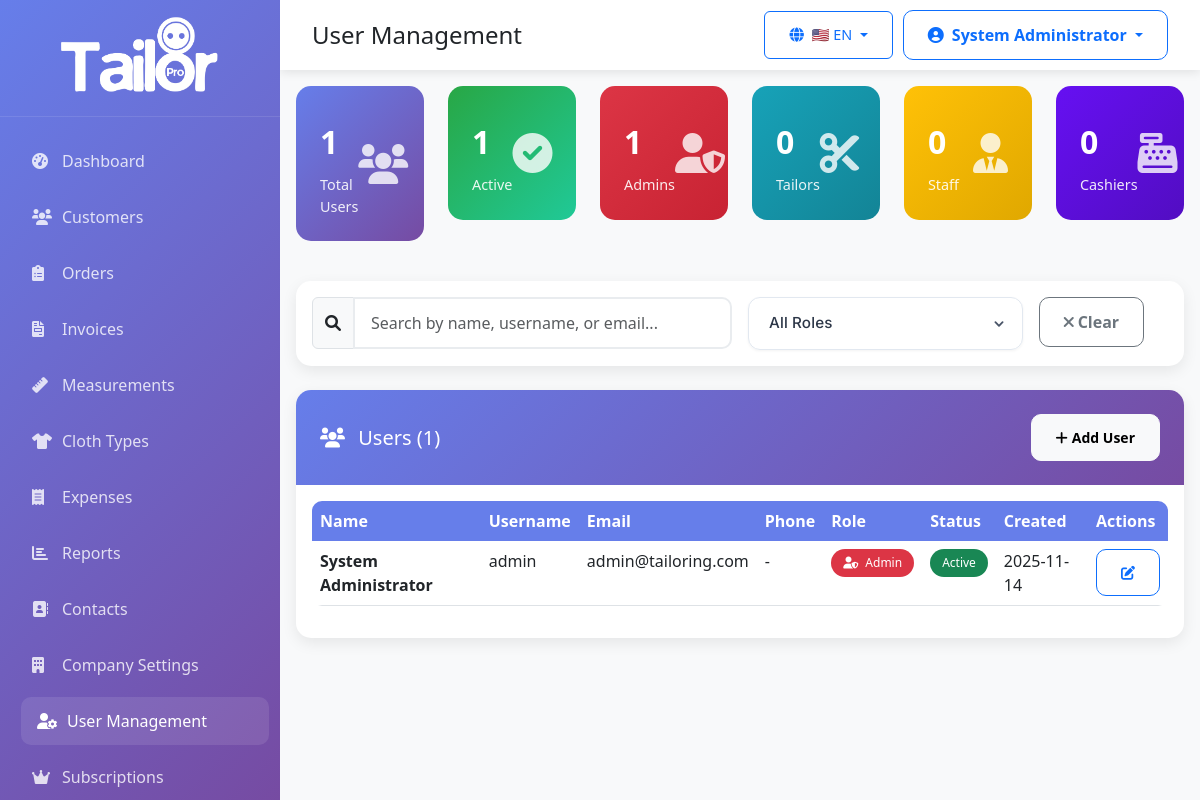
The page /admin/users.php (signed in) on the database its author committed.
### tables this page shows
CREATE TABLE `users` (
  `id` int(11) NOT NULL AUTO_INCREMENT,
  `company_id` int(11) DEFAULT NULL,
  `username` varchar(50) NOT NULL,
  `email` varchar(100) NOT NULL,
  `password` varchar(255) NOT NULL,
  `full_name` varchar(100) NOT NULL,
  `role` enum('admin','staff','tailor','cashier') NOT NULL DEFAULT 'staff',
  `phone` varchar(20) DEFAULT NULL,
  `address` text DEFAULT NULL,
  `status` enum('active','inactive') NOT NULL DEFAULT 'active',
  `last_login` timestamp NULL DEFAULT NULL,
  `created_at` timestamp NOT NULL DEFAULT CURRENT_TIMESTAMP,
  `updated_at` timestamp NOT NULL DEFAULT CURRENT_TIMESTAMP ON UPDATE CURRENT_TIMESTAMP,
  PRIMARY KEY (`id`),
  UNIQUE KEY `username` (`username`),
  UNIQUE KEY `email` (`email`),
  KEY `company_id` (`company_id`),
  KEY `idx_last_login` (`last_login`),
  FOREIGN KEY (`company_id`) REFERENCES `companies` (`id`) ON DELETE CASCADE
);

### config/database.php (called while the page is built, shortened)
<?php
class Database {
    private $host;
    private $db_name;
    private $username;
    private $password;
    private $charset = 'utf8mb4';
    public function __construct() {
        $isLocal = $this->isLocalEnvironment();
        if ($isLocal) {
            $this->host = 'localhost';
            $this->db_name = 'tailoring_management';
            $this->username = 'root';
            $this->password = '';
        } else {
            $this->host = 'localhost';
            $this->db_name = 'u402017191_tailorpro';
            $this->username = 'u402017191_tailorpro';
            $this->password = 'Tailorpro@99';
        }
    }
    private function isLocalEnvironment() {
        $serverName = $_SERVER['SERVER_NAME'] ?? $_SERVER['HTTP_HOST'] ?? 'localhost';
        $localIndicators = [
            'localhost',
            '127.0.0.1',
            '::1',
            'local.test',
            '.local',
            'wamp',
            'xampp'
        ];
        foreach ($localIndicators as $indicator) {
            if (stripos($serverName, $indicator) !== false) {
                return true;
            }
        }
        return false;
    }
    public function getConnection() {
        $this->conn = null;
        try {
            $dsn = "mysql:host=" . $this->host . ";dbname=" . $this->db_name . ";charset=" . $this->charset;
            $options = [
                PDO::ATTR_ERRMODE => PDO::ERRMODE_EXCEPTION,
                PDO::ATTR_DEFAULT_FETCH_MODE => PDO::FETCH_ASSOC,
                PDO::ATTR_EMULATE_PREPARES => false,
            ];
            $this->conn = new PDO($dsn, $this->username, $this->password, $options);
        } catch(PDOException $exception) {
            echo "Connection error: " . $exception->getMessage();
        }
        return $this->conn;
    }
}
?>

### models/BaseModel.php (called while the page is built, shortened)
<?php
require_once __DIR__ . '/../config/database.php';
class BaseModel {
    protected $conn;
    protected $table;
    public function __construct() {
        $database = new Database();
        $this->conn = $database->getConnection();
    }
    public function findAll($conditions = [], $order_by = null, $limit = null) {
        $query = "SELECT * FROM " . $this->table;
        $params = [];
        if (!empty($conditions)) {
            $where_clauses = [];
            foreach ($conditions as $column => $value) {
                $where_clauses[] = $column . " = :" . $column;
                $params[$column] = $value;
            }
            $query .= " WHERE " . implode(" AND ", $where_clauses);
        }
        if ($order_by) {
            $query .= " ORDER BY " . $order_by;
        }
        $stmt = $this->conn->prepare($query);
        $stmt->execute($params);
        return $stmt->fetchAll();
    }
    public function count($conditions = []) {
        $query = "SELECT COUNT(*) as count FROM " . $this->table;
        $params = [];
        if (!empty($conditions)) {
            $where_clauses = [];
            foreach ($conditions as $column => $value) {
                $where_clauses[] = $column . " = :" . $column;
                $params[$column] = $value;
            }
            $query .= " WHERE " . implode(" AND ", $where_clauses);
        }
        $stmt = $this->conn->prepare($query);
        $stmt->execute($params);
        $result = $stmt->fetch();
        return $result['count'];
    }
}
?>

### config/config.php (called while the page is built, shortened)
<?php
function format_date($date, $format = 'Y-m-d') {
    return date($format, strtotime($date));
}
function get_company_id() {
    return $_SESSION['company_id'] ?? null;
}
?>

### admin/models/User.php (called while the page is built, shortened)
<?php
class User extends BaseModel {
    public function getCompanyUsers($company_id, $conditions = [], $order_by = null) {
        $conditions['company_id'] = $company_id;
        return $this->findAll($conditions, $order_by);
    }
    public function countByCompany($company_id, $conditions = []) {
        $conditions['company_id'] = $company_id;
        return $this->count($conditions);
    }
}
?>

### admin/users.php (the view, shortened to what this page needs)
<?php
require_once '../config/config.php';
require_once 'models/User.php';
$userModel = new User();
$companyId = get_company_id();
require_once 'includes/header.php';
$page = (int)($_GET['page'] ?? 1);
$limit = RECORDS_PER_PAGE;
$offset = ($page - 1) * $limit;
$conditions = [];
$users = $userModel->getCompanyUsers($companyId, $conditions, 'full_name ASC');
$totalUsers = count($users);
$users = array_slice($users, $offset, $limit);
$stats = [
    'total' => $userModel->countByCompany($companyId),
    'active' => $userModel->countByCompany($companyId, ['status' => 'active']),
    'admins' => $userModel->countByCompany($companyId, ['role' => 'admin']),
    'tailors' => $userModel->countByCompany($companyId, ['role' => 'tailor']),
    'staff' => $userModel->countByCompany($companyId, ['role' => 'staff']),
    'cashiers' => $userModel->countByCompany($companyId, ['role' => 'cashier'])
];
?>
<div class="row mb-4">
    <div class="col-xl-2 col-md-4">
        <div class="stat-card">
            <div class="d-flex justify-content-between align-items-center">
                <div>
                    <div class="stat-number"><?php echo number_format($stats['total']); ?></div>
                    <div class="stat-label">Total Users</div>
                </div>
                <div class="stat-icon">
                    <i class="fas fa-users"></i>
                </div>
            </div>
        </div>
    </div>
    <div class="col-xl-2 col-md-4">
        <div class="stat-card" style="background: linear-gradient(135deg, #28a745 0%, #20c997 100%);">
            <div class="d-flex justify-content-between align-items-center">
                <div>
                    <div class="stat-number"><?php echo number_format($stats['active']); ?></div>
                    <div class="stat-label">Active</div>
                </div>
                <div class="stat-icon">
                    <i class="fas fa-check-circle"></i>
                </div>
            </div>
        </div>
    </div>
    <div class="col-xl-2 col-md-4">
        <div class="stat-card" style="background: linear-gradient(135deg, #dc3545 0%, #c82333 100%);">
            <div class="d-flex justify-content-between align-items-center">
                <div>
                    <div class="stat-number"><?php echo number_format($stats['admins']); ?></div>
                    <div class="stat-label">Admins</div>
                </div>
                <div class="stat-icon">
                    <i class="fas fa-user-shield"></i>
                </div>
            </div>
        </div>
    </div>
    <div class="col-xl-2 col-md-4">
        <div class="stat-card" style="background: linear-gradient(135deg, #17a2b8 0%, #138496 100%);">
            <div class="d-flex justify-content-between align-items-center">
                <div>
                    <div class="stat-number"><?php echo number_format($stats['tailors']); ?></div>
                    <div class="stat-label">Tailors</div>
                </div>
                <div class="stat-icon">
                    <i class="fas fa-cut"></i>
                </div>
            </div>
        </div>
    </div>
    <div class="col-xl-2 col-md-4">
        <div class="stat-card" style="background: linear-gradient(135deg, #ffc107 0%, #e0a800 100%);">
            <div class="d-flex justify-content-between align-items-center">
                <div>
                    <div class="stat-number"><?php echo number_format($stats['staff']); ?></div>
                    <div class="stat-label">Staff</div>
                </div>
                <div class="stat-icon">
                    <i class="fas fa-user-tie"></i>
                </div>
            </div>
        </div>
    </div>
    <div class="col-xl-2 col-md-4">
        <div class="stat-card" style="background: linear-gradient(135deg, #6610f2 0%, #520dc2 100%);">
            <div class="d-flex justify-content-between align-items-center">
                <div>
                    <div class="stat-number"><?php echo number_format($stats['cashiers']); ?></div>
                    <div class="stat-label">Cashiers</div>
                </div>
                <div class="stat-icon">
                    <i class="fas fa-cash-register"></i>
                </div>
            </div>
        </div>
    </div>
</div>
<div class="card mb-4">
    <div class="card-body">
        <div class="row g-3">
            <div class="col-md-6">
                <div class="input-group">
                    <span class="input-group-text">
                        <i class="fas fa-search"></i>
                    </span>
                    <input type="text"
                           class="form-control"
                           id="searchInput"
                           placeholder="Search by name, username, or email...">
                </div>
            </div>
            <div class="col-md-4">
                <select class="form-select" id="roleFilter">
                    <option value="">All Roles</option>
                </select>
            </div>
            <div class="col-md-2">
                <div class="d-grid gap-2 d-md-flex">
                    <button type="button" class="btn btn-outline-secondary" onclick="clearFilters()">
                        <i class="fas fa-times me-1"></i>Clear
                    </button>
                </div>
            </div>
        </div>
    </div>
</div>
<div class="card">
    <div class="card-header d-flex justify-content-between align-items-center">
        <h5 class="card-title mb-0">
            <i class="fas fa-users me-2"></i>
            Users (<?php echo number_format($totalUsers); ?>)
        </h5>
        <button type="button" class="btn btn-light btn-sm" data-bs-toggle="modal" data-bs-target="#userModal">
            <i class="fas fa-plus me-1"></i>Add User
        </button>
    </div>
    <div class="card-body">
        <?php if (!empty($users)): ?>
            <div class="table-responsive">
                <table class="table table-hover">
                    <thead>
                        <tr>
                            <th>Name</th>
                            <th>Username</th>
                            <th>Email</th>
                            <th>Phone</th>
                            <th>Role</th>
                            <th>Status</th>
                            <th>Created</th>
                            <th>Actions</th>
                        </tr>
                    </thead>
                    <tbody id="usersTableBody">
                        <?php foreach ($users as $user): ?>
                        <tr>
                            <td>
                                <strong><?php echo htmlspecialchars($user['full_name']); ?></strong>
                            </td>
                            <td><?php echo htmlspecialchars($user['username']); ?></td>
                            <td><?php echo htmlspecialchars($user['email']); ?></td>
                            <td><?php echo htmlspecialchars($user['phone'] ?? '-'); ?></td>
                            <td>
                                <?php
                                $roleColors = [
                                    'admin' => 'danger',
                                    'tailor' => 'info',
                                    'staff' => 'warning',
                                    'cashier' => 'primary'
                                ];
                                $roleIcons = [
                                    'admin' => 'user-shield',
                                    'tailor' => 'cut',
                                    'staff' => 'user-tie',
                                    'cashier' => 'cash-register'
                                ];
                                $color = $roleColors[$user['role']] ?? 'secondary';
                                $icon = $roleIcons[$user['role']] ?? 'user';
                                ?>
                                <span class="badge bg-<?php echo $color; ?>">
                                    <i class="fas fa-<?php echo $icon; ?> me-1"></i>
                                    <?php echo ucfirst($user['role']); ?>
                                </span>
                            </td>
                            <td>
                                <span class="badge bg-<?php echo $user['status'] === 'active' ? 'success' : 'secondary'; ?>">
                                    <?php echo ucfirst($user['status']); ?>
                                </span>
                            </td>
                            <td><?php echo format_date($user['created_at']); ?></td>
                            <td>
                                <div class="btn-group btn-group-sm" role="group">
                                    <button type="button"
                                            class="btn btn-outline-primary"
                                            onclick="editUser(<?php echo htmlspecialchars(json_encode($user)); ?>)"
                                            title="Edit">
                                        <i class="fas fa-edit"></i>
                                    </button>
                                </div>
                            </td>
                        </tr>
                        <?php endforeach; ?>
                    </tbody>
                </table>
            </div>
        <?php endif; ?>
    </div>
</div>
<?php require_once 'includes/footer.php'; ?>

### rows shown on the page
users: full_name "System Administrator", username "admin", email "admin@tailoring.com", phone "-", role "Admin", status "Active", created_at "2025-11-14"

### other values the page prints
__t(strtolower(str_replace('_', ' ', $page_title ?? 'dashboard'))) "User Management"
$currentFlag "🇺🇸"
$currentLang "EN"
$current_user['name'] "System Administrator"
$stats['total'] "1"
$stats['active'] "1"
$stats['admins'] "1"
$stats['tailors'] "0"
$stats['staff'] "0"
$stats['cashiers'] "0"
$totalUsers "1"
